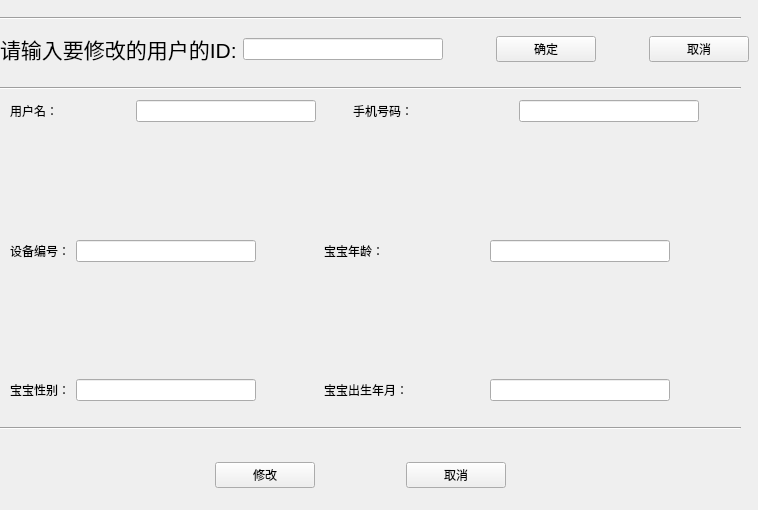
   <widget class="QWidget" name="userChange">
    <attribute name="title">
     <string>用户修改</string>
    </attribute>
    <widget class="QWidget" name="layoutWidget_3">
     <property name="geometry">
      <rect>
       <x>0</x>
       <y>30</y>
       <width>749</width>
       <height>38</height>
      </rect>
     </property>
     <layout class="QHBoxLayout" name="horizontalLayout_32">
      <item>
       <widget class="QLabel" name="label_21">
        <property name="font">
         <font>
          <family>MS Sans Serif</family>
          <pointsize>16</pointsize>
         </font>
        </property>
        <property name="text">
         <string>请输入要修改的用户的ID:</string>
        </property>
       </widget>
      </item>
      <item>
       <widget class="QLineEdit" name="userChange_userIdLineEdit">
        <property name="minimumSize">
         <size>
          <width>200</width>
          <height>0</height>
         </size>
        </property>
       </widget>
      </item>
      <item>
       <spacer name="horizontalSpacer_29">
        <property name="orientation">
         <enum>Qt::Horizontal</enum>
        </property>
        <property name="sizeHint" stdset="0">
         <size>
          <width>40</width>
          <height>20</height>
         </size>
        </property>
       </spacer>
      </item>
      <item>
       <widget class="QPushButton" name="userChange_surePushBt">
        <property name="minimumSize">
         <size>
          <width>100</width>
          <height>0</height>
         </size>
        </property>
        <property name="text">
         <string>确定</string>
        </property>
       </widget>
      </item>
      <item>
       <spacer name="horizontalSpacer_30">
        <property name="orientation">
         <enum>Qt::Horizontal</enum>
        </property>
        <property name="sizeHint" stdset="0">
         <size>
          <width>40</width>
          <height>20</height>
         </size>
        </property>
       </spacer>
      </item>
      <item>
       <widget class="QPushButton" name="userChange_canclePushBt">
        <property name="minimumSize">
         <size>
          <width>100</width>
          <height>0</height>
         </size>
        </property>
        <property name="text">
         <string>取消</string>
        </property>
       </widget>
      </item>
     </layout>
    </widget>
    <widget class="Line" name="line_10">
     <property name="geometry">
      <rect>
       <x>0</x>
       <y>10</y>
       <width>741</width>
       <height>16</height>
      </rect>
     </property>
     <property name="orientation">
      <enum>Qt::Horizontal</enum>
     </property>
    </widget>
    <widget class="Line" name="line_11">
     <property name="geometry">
      <rect>
       <x>0</x>
       <y>80</y>
       <width>741</width>
       <height>16</height>
      </rect>
     </property>
     <property name="orientation">
      <enum>Qt::Horizontal</enum>
     </property>
    </widget>
    <widget class="QWidget" name="layoutWidget_4">
     <property name="geometry">
      <rect>
       <x>10</x>
       <y>100</y>
       <width>721</width>
       <height>301</height>
      </rect>
     </property>
     <layout class="QVBoxLayout" name="verticalLayout_4">
      <item>
       <layout class="QHBoxLayout" name="horizontalLayout_34">
        <item>
         <layout class="QHBoxLayout" name="horizontalLayout_35">
          <item>
           <widget class="QLabel" name="label_23">
            <property name="minimumSize">
             <size>
              <width>120</width>
              <height>0</height>
             </size>
            </property>
            <property name="text">
             <string>用户名：</string>
            </property>
           </widget>
          </item>
          <item>
           <widget class="QLineEdit" name="userChange_userNameLineEdit">
            <property name="minimumSize">
             <size>
              <width>180</width>
              <height>0</height>
             </size>
            </property>
           </widget>
          </item>
         </layout>
        </item>
        <item>
         <spacer name="horizontalSpacer_33">
          <property name="orientation">
           <enum>Qt::Horizontal</enum>
          </property>
          <property name="sizeHint" stdset="0">
           <size>
            <width>40</width>
            <height>20</height>
           </size>
          </property>
         </spacer>
        </item>
        <item>
         <layout class="QHBoxLayout" name="horizontalLayout_36">
          <item>
           <widget class="QLabel" name="label_24">
            <property name="minimumSize">
             <size>
              <width>160</width>
              <height>0</height>
             </size>
            </property>
            <property name="text">
             <string>手机号码：</string>
            </property>
           </widget>
          </item>
          <item>
           <widget class="QLineEdit" name="userChange_phoneNumberLineEdit">
            <property name="minimumSize">
             <size>
              <width>180</width>
              <height>0</height>
             </size>
            </property>
           </widget>
          </item>
         </layout>
        </item>
        <item>
         <spacer name="horizontalSpacer_34">
          <property name="orientation">
           <enum>Qt::Horizontal</enum>
          </property>
          <property name="sizeHint" stdset="0">
           <size>
            <width>40</width>
            <height>20</height>
           </size>
          </property>
         </spacer>
        </item>
       </layout>
      </item>
      <item>
       <spacer name="verticalSpacer_7">
        <property name="orientation">
         <enum>Qt::Vertical</enum>
        </property>
        <property name="sizeHint" stdset="0">
         <size>
          <width>20</width>
          <height>40</height>
         </size>
        </property>
       </spacer>
      </item>
      <item>
       <layout class="QHBoxLayout" name="horizontalLayout_37">
        <item>
         <layout class="QHBoxLayout" name="horizontalLayout_38">
          <item>
           <widget class="QLabel" name="label_25">
            <property name="text">
             <string>设备编号：</string>
            </property>
           </widget>
          </item>
          <item>
           <widget class="QLineEdit" name="userChange_machineNameLineEdit">
            <property name="minimumSize">
             <size>
              <width>180</width>
              <height>0</height>
             </size>
            </property>
           </widget>
          </item>
         </layout>
        </item>
        <item>
         <spacer name="horizontalSpacer_35">
          <property name="orientation">
           <enum>Qt::Horizontal</enum>
          </property>
          <property name="sizeHint" stdset="0">
           <size>
            <width>40</width>
            <height>20</height>
           </size>
          </property>
         </spacer>
        </item>
        <item>
         <layout class="QHBoxLayout" name="horizontalLayout_39">
          <item>
           <widget class="QLabel" name="label_26">
            <property name="minimumSize">
             <size>
              <width>160</width>
              <height>0</height>
             </size>
            </property>
            <property name="text">
             <string>宝宝年龄：</string>
            </property>
           </widget>
          </item>
          <item>
           <widget class="QLineEdit" name="userChange_babyAgeLineEdit">
            <property name="minimumSize">
             <size>
              <width>180</width>
              <height>0</height>
             </size>
            </property>
           </widget>
          </item>
         </layout>
        </item>
        <item>
         <spacer name="horizontalSpacer_36">
          <property name="orientation">
           <enum>Qt::Horizontal</enum>
          </property>
          <property name="sizeHint" stdset="0">
           <size>
            <width>40</width>
            <height>20</height>
           </size>
          </property>
         </spacer>
        </item>
       </layout>
      </item>
      <item>
       <spacer name="verticalSpacer_8">
        <property name="orientation">
         <enum>Qt::Vertical</enum>
        </property>
        <property name="sizeHint" stdset="0">
         <size>
          <width>20</width>
          <height>40</height>
         </size>
        </property>
       </spacer>
      </item>
      <item>
       <layout class="QHBoxLayout" name="horizontalLayout_40">
        <item>
         <layout class="QHBoxLayout" name="horizontalLayout_41">
          <item>
           <widget class="QLabel" name="label_27">
            <property name="text">
             <string>宝宝性别：</string>
            </property>
           </widget>
          </item>
          <item>
           <widget class="QLineEdit" name="userChange_babySexLineEdit">
            <property name="minimumSize">
             <size>
              <width>180</width>
              <height>0</height>
             </size>
            </property>
           </widget>
          </item>
         </layout>
        </item>
        <item>
         <spacer name="horizontalSpacer_37">
          <property name="orientation">
           <enum>Qt::Horizontal</enum>
          </property>
          <property name="sizeHint" stdset="0">
           <size>
            <width>40</width>
            <height>20</height>
           </size>
          </property>
         </spacer>
        </item>
        <item>
         <layout class="QHBoxLayout" name="horizontalLayout_42">
          <item>
           <widget class="QLabel" name="label_28">
            <property name="minimumSize">
             <size>
              <width>160</width>
              <height>0</height>
             </size>
            </property>
            <property name="text">
             <string>宝宝出生年月：</string>
            </property>
           </widget>
          </item>
          <item>
           <widget class="QLineEdit" name="userChange_babBothdayLineEdit">
            <property name="minimumSize">
             <size>
              <width>180</width>
              <height>0</height>
             </size>
            </property>
           </widget>
          </item>
         </layout>
        </item>
        <item>
         <spacer name="horizontalSpacer_38">
          <property name="orientation">
           <enum>Qt::Horizontal</enum>
          </property>
          <property name="sizeHint" stdset="0">
           <size>
            <width>40</width>
            <height>20</height>
           </size>
          </property>
         </spacer>
        </item>
       </layout>
      </item>
     </layout>
    </widget>
    <widget class="QWidget" name="layoutWidget_5">
     <property name="geometry">
      <rect>
       <x>130</x>
       <y>450</y>
       <width>461</width>
       <height>51</height>
      </rect>
     </property>
     <layout class="QHBoxLayout" name="horizontalLayout_43">
      <item>
       <spacer name="horizontalSpacer_39">
        <property name="orientation">
         <enum>Qt::Horizontal</enum>
        </property>
        <property name="sizeHint" stdset="0">
         <size>
          <width>40</width>
          <height>20</height>
         </size>
        </property>
       </spacer>
      </item>
      <item>
       <widget class="QPushButton" name="userChange_changePushBt_2">
        <property name="minimumSize">
         <size>
          <width>100</width>
          <height>0</height>
         </size>
        </property>
        <property name="text">
         <string>修改</string>
        </property>
       </widget>
      </item>
      <item>
       <spacer name="horizontalSpacer_40">
        <property name="orientation">
         <enum>Qt::Horizontal</enum>
        </property>
        <property name="sizeHint" stdset="0">
         <size>
          <width>40</width>
          <height>20</height>
         </size>
        </property>
       </spacer>
      </item>
      <item>
       <widget class="QPushButton" name="userChange_canclePushBt1">
        <property name="minimumSize">
         <size>
          <width>100</width>
          <height>0</height>
         </size>
        </property>
        <property name="text">
         <string>取消</string>
        </property>
       </widget>
      </item>
      <item>
       <spacer name="horizontalSpacer_41">
        <property name="orientation">
         <enum>Qt::Horizontal</enum>
        </property>
        <property name="sizeHint" stdset="0">
         <size>
          <width>40</width>
          <height>20</height>
         </size>
        </property>
       </spacer>
      </item>
     </layout>
    </widget>
    <widget class="Line" name="line_12">
     <property name="geometry">
      <rect>
       <x>0</x>
       <y>420</y>
       <width>741</width>
       <height>16</height>
      </rect>
     </property>
     <property name="orientation">
      <enum>Qt::Horizontal</enum>
     </property>
    </widget>
   </widget>
